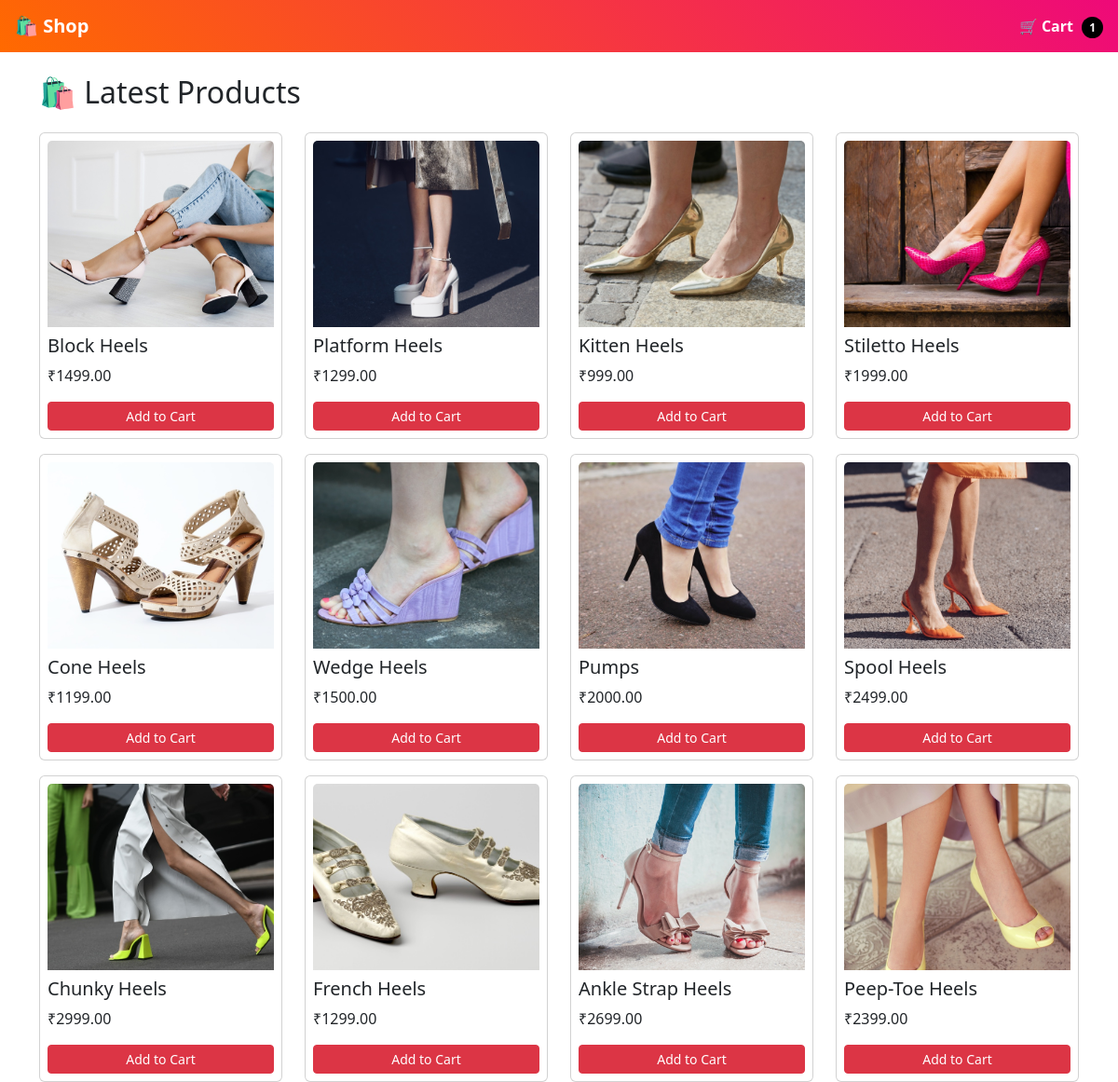
The page / on the database its author committed.
### shop/models.py (models this page shows, shortened)
class Product(models.Model):
    name = models.CharField(max_length=100)
    description = models.TextField()
    color = models.CharField(max_length=50)
    price = models.DecimalField(max_digits=10, decimal_places=2)
    image = models.ImageField(upload_to='products/', blank=True, null=True)

### shop/views.py (the view)
# urls.py: path('', views.home, name='home'),
def home(request):
    products = Product.objects.all()
    cart_count = Cart.objects.count()
    return render(request, 'home.html', {
        'products': products,
        'cart_count': cart_count
    })

### shop/templates/home.html
{% extends 'base.html' %}
{% block content %}
<h2>🛍 Latest Products</h2>
<div class="row">
    {% for product in products %}
    <div class="col-md-3 mt-3">
        <div class="card p-2">
            {% if product.image %}
            <img src="{{ product.image.url }}" class="card-img-top" style="height:200px; object-fit:cover;">
            {% endif %}
            <h5 class="mt-2">{{ product.name }}</h5>
            <p>₹{{ product.price }}</p>
            <a href="/cart/add/{{ product.id }}/" class="btn btn-danger btn-sm">
                Add to Cart
            </a>
        </div>
    </div>
    {% endfor %}
</div>
{% endblock %}

### rows shown on the page
Product: image (picture), name "Block Heels", price "1499.00"
Product: image (picture), name "Platform Heels", price "1299.00"
Product: image (picture), name "Kitten Heels", price "999.00"
Product: image (picture), name "Stiletto Heels", price "1999.00"
Product: image (picture), name "Cone Heels", price "1199.00"
Product: image (picture), name "Wedge Heels", price "1500.00"
Product: image (picture), name "Pumps", price "2000.00"
Product: image (picture), name "Spool Heels", price "2499.00"
Product: image (picture), name "Chunky Heels", price "2999.00"
Product: image (picture), name "French Heels", price "1299.00"
Product: image (picture), name "Ankle Strap Heels", price "2699.00"
Product: image (picture), name "Peep-Toe Heels", price "2399.00"

### other values the page prints
{{ cart_count }} "1"
